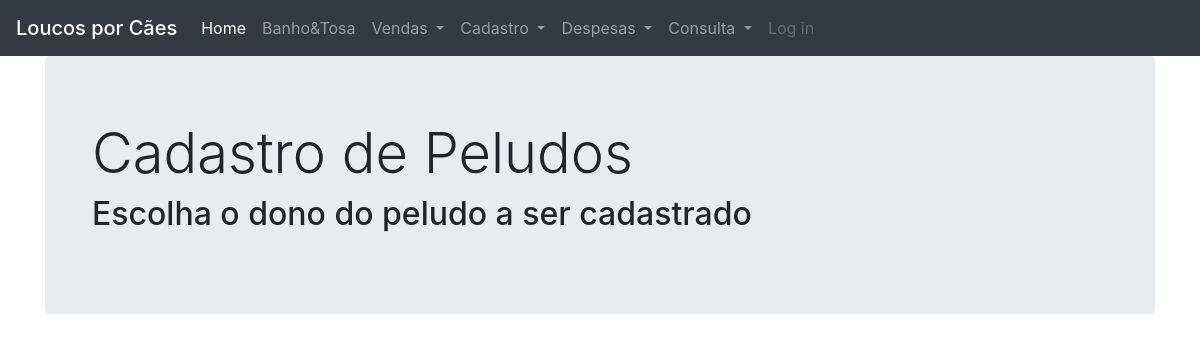
/lista_clientes, run on an earlier commit of the app's database.
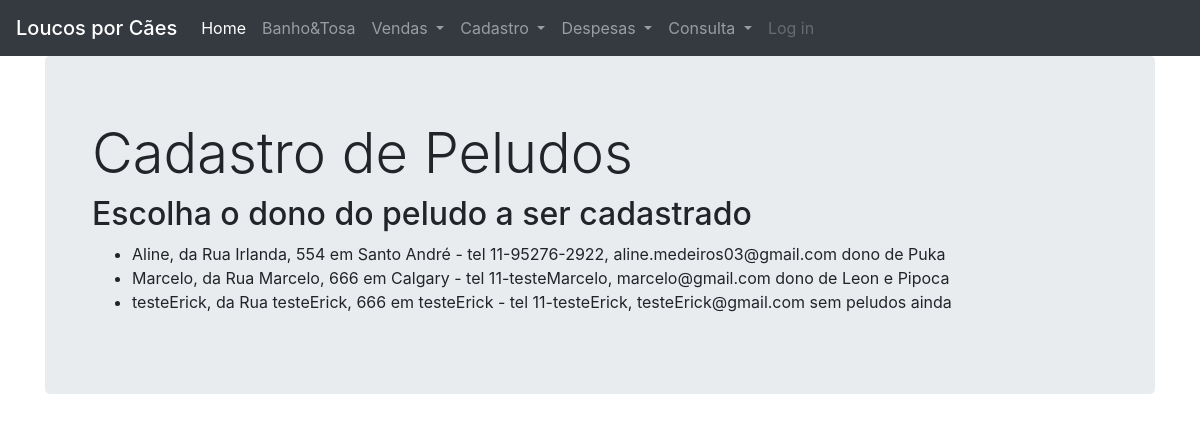
And on a later commit of the database.
### petshop/models.py (models this page shows, shortened)
class Clientes(db.Model):
    __tablename__ = 'clientes'
    id = db.Column(db.Integer, primary_key=True)
    nome = db.Column(db.NVARCHAR(30), nullable=False)
    sexo = db.Column(db.Enum('M', 'H'), nullable=False)
    peludo = db.relationship('Peludos', backref='clientes', lazy=True)
    venda = db.relationship('Vendas', backref='clientes', lazy=True)
    contato = db.relationship('Contatos')
    endereco = db.relationship('Enderecos')
    def lista_peludos(self):
        caes_cliente = self.peludo
        caes_cliente = [i.nome for i in caes_cliente]
        if caes_cliente:
            texto = ' e '.join(caes_cliente)
            return f'dono de {texto}'
        return 'sem peludos ainda'
    def __repr__(self):
        return f"""
        {self.nome}, da {self.endereco[0]} - tel {self.contato[0]}
        {self.lista_peludos()}
        """

class Enderecos(db.Model):
    __tablename__ = 'enderecos'
    id = db.Column(db.Integer, primary_key=True)
    rua = db.Column(db.NVARCHAR(30))
    numero = db.Column(db.Integer)
    bairro = db.Column(db.NVARCHAR(30))
    cidade = db.Column(db.NVARCHAR(30))
    estado = db.Column(db.CHAR(2))
    distancia = db.Column(db.Float)
    cliente_id = db.Column(db.Integer, db.ForeignKey('clientes.id'))
    def __repr__(self):
        return f"{self.rua}, {self.numero} em {self.cidade}"

class Contatos(db.Model):
    __tablename__ = 'contatos'
    id = db.Column(db.Integer, primary_key=True)
    tel1 = db.Column(db.NVARCHAR(13))
    tel2 = db.Column(db.NVARCHAR(13))
    email = db.Column(db.NVARCHAR(30))
    cliente_id = db.Column(db.Integer, db.ForeignKey('clientes.id'))
    def __repr__(self):
        return f"""
        {self.tel1}, {self.email}
        """

class Peludos(db.Model):
    __tablename__ = 'peludos'
    id = db.Column(db.Integer, primary_key=True)
    nome = db.Column(db.NVARCHAR(30), nullable=False)
    breed = db.Column(db.NVARCHAR(20), nullable=False)
    pelagem = db.Column(db.Enum('longo', 'curto'), nullable=False)
    nascimento = db.Column(db.Date, nullable=True)
    data_start = db.Column(db.Date, nullable=True)
    sexo = db.Column(db.Enum('M', 'F'), nullable=False)
    castrado = db.Column(db.Enum('S', 'N'), nullable=False)
    cliente_id = db.Column(db.Integer, db.ForeignKey('clientes.id'))
    venda = db.relationship('Vendas', backref='peludos', lazy=True)

### petshop/core/views_consultas.py (the view)
@views_consultas.route('/lista_clientes')
def lista_clientes():
    listagem = Clientes.query.all()
    return render_template('lista_clientes.html', listagem=listagem)

### petshop/templates/lista_clientes.html
{% extends "base.html" %}
{% block content %}
<div class="jumbotron">
  <div class="container">
    <h1 class="display-4">Cadastro de Peludos</h1>
    <h2>Escolha o dono do peludo a ser cadastrado</h2>
    <ul>
        {% for item in listagem %}
        <li>{{ "{}".format(item) }} </li>
        {% endfor %}
    </ul>
  </div>
</div>
{% endblock %}

### petshop/templates/base.html (shortened to what this page needs)
<!DOCTYPE html>
<html lang="en" dir="ltr">
    <head>
        <link rel="stylesheet" href="https://stackpath.bootstrapcdn.com/bootstrap/4.1.3/css/bootstrap.min.css">
    </head>
    <body>
    <nav class="navbar navbar-expand-lg navbar-dark bg-dark">
      <span class="navbar-brand mb-0 h1">Loucos por Cães</span>
      <div class="collapse navbar-collapse" id="navbarSupportedContent">
        <ul class="navbar-nav mr-auto">
          <li class="nav-item active">
            <a class="nav-link" href="{{ url_for('views_consultas.index') }}">Home<span class="sr-only">(current)</span></a>
          </li>
          <li class="nav-item">
            <a class="nav-link" href="{{ url_for('views_vendas.vendas_bt') }}">Banho&Tosa</a>
          </li>
          <li class="nav-item dropdown">
            <a class="nav-link dropdown-toggle" href="#" id="navbarDropdown" role="button" data-toggle="dropdown" aria-haspopup="true" aria-expanded="false">
              Vendas
            </a>
          </li>
          <li class="nav-item dropdown">
            <a class="nav-link dropdown-toggle" href="#" id="navbarDropdown" role="button" data-toggle="dropdown" aria-haspopup="true" aria-expanded="false">
              Cadastro
            </a>
          </li>
            <li class="nav-item dropdown">
              <a class="nav-link dropdown-toggle" href="#" id="navbarDropdown" role="button" data-toggle="dropdown" aria-haspopup="true" aria-expanded="false">
                Despesas
              </a>
            </li>
          <li class="nav-item dropdown">
            <a class="nav-link dropdown-toggle" href="#" id="navbarDropdown" role="button" data-toggle="dropdown" aria-haspopup="true" aria-expanded="false">
              Consulta
            </a>
          </li>
          <li class="nav-item">
            <a class="nav-link disabled" href="#">Log in</a>
          </li>
        </ul>
      </div>
    </nav>
    <div class="container">
      {% block content %}
      {% endblock %}
    </div>
    </body>
</html>

What changed in the data, as far as the page shows it:
added Clientes: nome.nome "Aline, da Rua Irlanda, 554 em Santo André - tel 11-95276-2922, aline.medeiros03@gmail.com dono de Puka"
added Clientes: nome.nome "Marcelo, da Rua Marcelo, 666 em Calgary - tel 11-testeMarcelo, marcelo@gmail.com dono de Leon e Pipoca"
added Clientes: nome.email "testeErick, da Rua testeErick, 666 em testeErick - tel 11-testeErick, testeErick@gmail.com sem peludos ainda"
